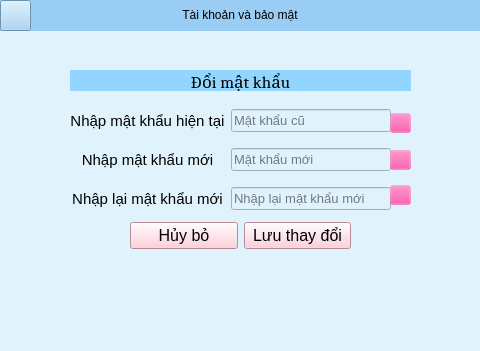
<?xml version="1.0" encoding="UTF-8"?>
<ui version="4.0">
 <class>cddoimk_form</class>
 <widget class="QMainWindow" name="cddoimk_form">
  <property name="geometry">
   <rect>
    <x>0</x>
    <y>0</y>
    <width>480</width>
    <height>351</height>
   </rect>
  </property>
  <property name="windowTitle">
   <string>Đổi mật khẩu</string>
  </property>
  <property name="styleSheet">
   <string notr="true">background-color: rgb(224, 243, 253);</string>
  </property>
  <widget class="QWidget" name="centralwidget">
   <widget class="QLabel" name="label">
    <property name="geometry">
     <rect>
      <x>0</x>
      <y>0</y>
      <width>480</width>
      <height>31</height>
     </rect>
    </property>
    <property name="styleSheet">
     <string notr="true">background-color: rgb(154, 205, 244);
font: 16pt &quot;Cambria&quot;;</string>
    </property>
    <property name="text">
     <string>&lt;html&gt;&lt;head/&gt;&lt;body&gt;&lt;p align=&quot;center&quot;&gt;Tài khoản và bảo mật&lt;/p&gt;&lt;/body&gt;&lt;/html&gt;</string>
    </property>
   </widget>
   <widget class="QPushButton" name="btn_return">
    <property name="geometry">
     <rect>
      <x>0</x>
      <y>0</y>
      <width>31</width>
      <height>31</height>
     </rect>
    </property>
    <property name="styleSheet">
     <string notr="true">background-color: rgb(154, 205, 244);</string>
    </property>
    <property name="text">
     <string/>
    </property>
    <property name="icon">
     <iconset>
      <normaloff>images/ic_return.png</normaloff>images/ic_return.png</iconset>
    </property>
   </widget>
   <widget class="QLabel" name="lbl_doimk">
    <property name="geometry">
     <rect>
      <x>70</x>
      <y>70</y>
      <width>341</width>
      <height>21</height>
     </rect>
    </property>
    <property name="font">
     <font>
      <family>Cambria</family>
      <pointsize>13</pointsize>
      <weight>50</weight>
      <italic>false</italic>
      <bold>false</bold>
     </font>
    </property>
    <property name="styleSheet">
     <string notr="true">font: 13pt &quot;Cambria&quot;;
background-color: rgb(146, 214, 255);</string>
    </property>
    <property name="text">
     <string>Đổi mật khẩu</string>
    </property>
    <property name="alignment">
     <set>Qt::AlignCenter</set>
    </property>
   </widget>
   <widget class="QWidget" name="formLayoutWidget">
    <property name="geometry">
     <rect>
      <x>70</x>
      <y>99</y>
      <width>321</width>
      <height>121</height>
     </rect>
    </property>
    <layout class="QGridLayout" name="gridLayout">
     <item row="1" column="0">
      <widget class="QLabel" name="label_4">
       <property name="font">
        <font>
         <pointsize>11</pointsize>
        </font>
       </property>
       <property name="text">
        <string>Nhập mật khẩu mới</string>
       </property>
       <property name="alignment">
        <set>Qt::AlignCenter</set>
       </property>
      </widget>
     </item>
     <item row="1" column="1">
      <widget class="QLineEdit" name="txt_mkmoi">
       <property name="font">
        <font>
         <pointsize>10</pointsize>
        </font>
       </property>
       <property name="echoMode">
        <enum>QLineEdit::Password</enum>
       </property>
       <property name="placeholderText">
        <string>Mật khẩu mới</string>
       </property>
      </widget>
     </item>
     <item row="0" column="0">
      <widget class="QLabel" name="label_3">
       <property name="font">
        <font>
         <pointsize>11</pointsize>
        </font>
       </property>
       <property name="text">
        <string>Nhập mật khẩu hiện tại</string>
       </property>
       <property name="alignment">
        <set>Qt::AlignCenter</set>
       </property>
      </widget>
     </item>
     <item row="2" column="0">
      <widget class="QLabel" name="label_5">
       <property name="font">
        <font>
         <pointsize>11</pointsize>
        </font>
       </property>
       <property name="text">
        <string>Nhập lại mật khẩu mới</string>
       </property>
       <property name="alignment">
        <set>Qt::AlignCenter</set>
       </property>
      </widget>
     </item>
     <item row="0" column="1">
      <widget class="QLineEdit" name="txt_mkcu">
       <property name="font">
        <font>
         <pointsize>10</pointsize>
        </font>
       </property>
       <property name="echoMode">
        <enum>QLineEdit::Password</enum>
       </property>
       <property name="placeholderText">
        <string>Mật khẩu cũ</string>
       </property>
      </widget>
     </item>
     <item row="2" column="1">
      <widget class="QLineEdit" name="txt_nhaplaimk">
       <property name="font">
        <font>
         <pointsize>10</pointsize>
        </font>
       </property>
       <property name="echoMode">
        <enum>QLineEdit::Password</enum>
       </property>
       <property name="placeholderText">
        <string>Nhập lại mật khẩu mới</string>
       </property>
      </widget>
     </item>
    </layout>
   </widget>
   <widget class="QWidget" name="horizontalLayoutWidget">
    <property name="geometry">
     <rect>
      <x>130</x>
      <y>220</y>
      <width>221</width>
      <height>31</height>
     </rect>
    </property>
    <layout class="QHBoxLayout" name="horizontalLayout">
     <item>
      <widget class="QPushButton" name="btn_huybo">
       <property name="font">
        <font>
         <pointsize>12</pointsize>
        </font>
       </property>
       <property name="styleSheet">
        <string notr="true">background-color: rgb(255, 194, 209);</string>
       </property>
       <property name="text">
        <string>Hủy bỏ</string>
       </property>
      </widget>
     </item>
     <item>
      <widget class="QPushButton" name="btn_luu">
       <property name="font">
        <font>
         <pointsize>12</pointsize>
        </font>
       </property>
       <property name="styleSheet">
        <string notr="true">background-color: rgb(255, 194, 209);</string>
       </property>
       <property name="text">
        <string>Lưu thay đổi</string>
       </property>
      </widget>
     </item>
    </layout>
   </widget>
   <widget class="QPushButton" name="btn_hienmk">
    <property name="geometry">
     <rect>
      <x>390</x>
      <y>113</y>
      <width>21</width>
      <height>20</height>
     </rect>
    </property>
    <property name="styleSheet">
     <string notr="true">background-color: rgba(245, 40, 145, 0)</string>
    </property>
    <property name="text">
     <string/>
    </property>
    <property name="icon">
     <iconset>
      <normaloff>images/ic_visible.png</normaloff>images/ic_visible.png</iconset>
    </property>
   </widget>
   <widget class="QPushButton" name="btn_anmk">
    <property name="geometry">
     <rect>
      <x>390</x>
      <y>113</y>
      <width>21</width>
      <height>20</height>
     </rect>
    </property>
    <property name="sizePolicy">
     <sizepolicy hsizetype="Minimum" vsizetype="Ignored">
      <horstretch>0</horstretch>
      <verstretch>0</verstretch>
     </sizepolicy>
    </property>
    <property name="maximumSize">
     <size>
      <width>21</width>
      <height>21</height>
     </size>
    </property>
    <property name="styleSheet">
     <string notr="true">background-color: rgba(245, 40, 145, 0);</string>
    </property>
    <property name="text">
     <string/>
    </property>
    <property name="icon">
     <iconset>
      <normaloff>images/ic_hide.png</normaloff>images/ic_hide.png</iconset>
    </property>
   </widget>
   <widget class="QPushButton" name="btn_anmk_2">
    <property name="geometry">
     <rect>
      <x>390</x>
      <y>150</y>
      <width>21</width>
      <height>20</height>
     </rect>
    </property>
    <property name="sizePolicy">
     <sizepolicy hsizetype="Minimum" vsizetype="Ignored">
      <horstretch>0</horstretch>
      <verstretch>0</verstretch>
     </sizepolicy>
    </property>
    <property name="maximumSize">
     <size>
      <width>21</width>
      <height>21</height>
     </size>
    </property>
    <property name="styleSheet">
     <string notr="true">background-color: rgba(245, 40, 145, 0);</string>
    </property>
    <property name="text">
     <string/>
    </property>
    <property name="icon">
     <iconset>
      <normaloff>images/ic_hide.png</normaloff>images/ic_hide.png</iconset>
    </property>
   </widget>
   <widget class="QPushButton" name="btn_anmk_3">
    <property name="geometry">
     <rect>
      <x>390</x>
      <y>185</y>
      <width>21</width>
      <height>20</height>
     </rect>
    </property>
    <property name="sizePolicy">
     <sizepolicy hsizetype="Minimum" vsizetype="Ignored">
      <horstretch>0</horstretch>
      <verstretch>0</verstretch>
     </sizepolicy>
    </property>
    <property name="maximumSize">
     <size>
      <width>21</width>
      <height>21</height>
     </size>
    </property>
    <property name="styleSheet">
     <string notr="true">background-color: rgba(245, 40, 145, 0);</string>
    </property>
    <property name="text">
     <string/>
    </property>
    <property name="icon">
     <iconset>
      <normaloff>images/ic_hide.png</normaloff>images/ic_hide.png</iconset>
    </property>
   </widget>
   <widget class="QPushButton" name="btn_hienmk_2">
    <property name="geometry">
     <rect>
      <x>390</x>
      <y>150</y>
      <width>21</width>
      <height>20</height>
     </rect>
    </property>
    <property name="styleSheet">
     <string notr="true">background-color: rgba(245, 40, 145, 0)</string>
    </property>
    <property name="text">
     <string/>
    </property>
    <property name="icon">
     <iconset>
      <normaloff>images/ic_visible.png</normaloff>images/ic_visible.png</iconset>
    </property>
   </widget>
   <widget class="QPushButton" name="btn_hienmk_3">
    <property name="geometry">
     <rect>
      <x>390</x>
      <y>185</y>
      <width>21</width>
      <height>20</height>
     </rect>
    </property>
    <property name="styleSheet">
     <string notr="true">background-color: rgba(245, 40, 145, 0)</string>
    </property>
    <property name="text">
     <string/>
    </property>
    <property name="icon">
     <iconset>
      <normaloff>images/ic_visible.png</normaloff>images/ic_visible.png</iconset>
    </property>
   </widget>
   <zorder>btn_anmk</zorder>
   <zorder>label</zorder>
   <zorder>btn_return</zorder>
   <zorder>lbl_doimk</zorder>
   <zorder>formLayoutWidget</zorder>
   <zorder>horizontalLayoutWidget</zorder>
   <zorder>btn_hienmk</zorder>
   <zorder>btn_anmk_2</zorder>
   <zorder>btn_anmk_3</zorder>
   <zorder>btn_hienmk_2</zorder>
   <zorder>btn_hienmk_3</zorder>
  </widget>
  <widget class="QMenuBar" name="menubar">
   <property name="geometry">
    <rect>
     <x>0</x>
     <y>0</y>
     <width>480</width>
     <height>18</height>
    </rect>
   </property>
  </widget>
  <widget class="QStatusBar" name="statusbar"/>
 </widget>
 <resources/>
 <connections/>
</ui>
